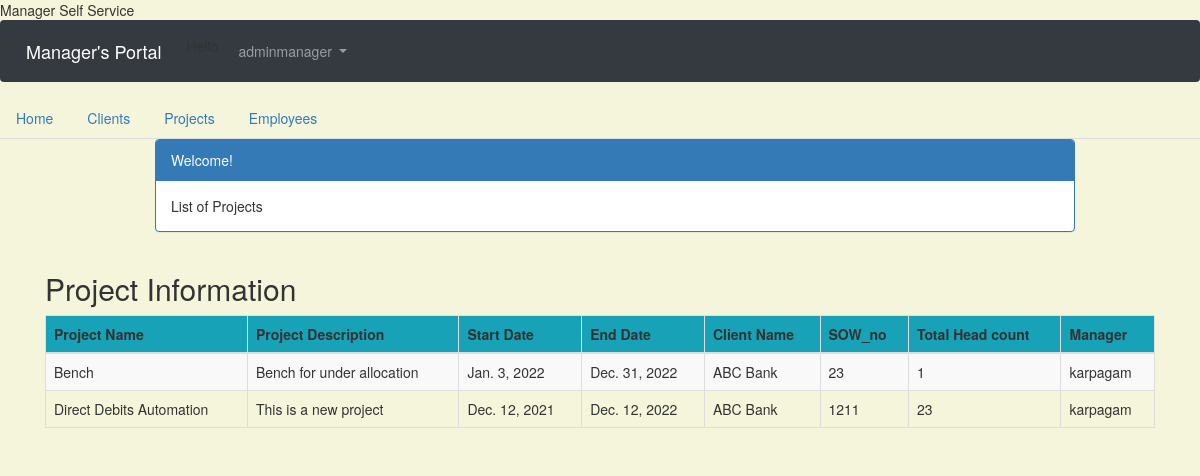
/manager/project_list/ (signed in), run on the app's committed database.
### users/models.py (models this page shows)
class CustomUser(AbstractUser):
    department = models.CharField(max_length=50, default=' ', null=True, blank=True)
    cell_phone = models.CharField(max_length=50, default='(402)000-0000')
    date_of_joining = models.DateField(null=True, blank=True)
    employee_ID = models.CharField(max_length=50, default=' ', null=True, blank=True)
    office_location = models.CharField(max_length=50, default=' ', null=True, blank=True)
    designation = models.CharField(max_length=50, default=' ', null=True, blank=True)

### manager/models.py (models this page shows, shortened)
class Project(models.Model):
    project_name = models.CharField(max_length=50, blank=False, null=False, default=' ')
    project_description = models.CharField(max_length=50, blank=False, null=False, default=' ')
    start_date = models.DateField(null=True, blank=True)
    end_date = models.DateField(null=True, blank=True)
    client_name = models.ForeignKey(Client, related_name='client', max_length=50, blank=False, null=False, default=' ',
                                    on_delete=models.DO_NOTHING)
    SOW_no = models.CharField(max_length=50, blank=False, null=False, default=' ')
    total_headcount = models.IntegerField(blank=False, null=False, default=' ')
    manager = models.ForeignKey(get_user_model(), on_delete=models.CASCADE)

class Client(models.Model):
    client_name = models.CharField(max_length=50, blank=False, null=False, default=' ')
    POC_client = models.CharField(max_length=50, blank=False, null=False, default=' ')
    POC_manager = models.ForeignKey(get_user_model(), on_delete=models.CASCADE)
    def __str__(self):
        return self.client_name

### manager/views.py (the view)
# urls.py: path('project_list/', views.project_list, name='project_list'),
@login_required
def project_list(request):
    project = Project.objects.all()
    return render(request, 'project_list.html',
                  {'projects': project})

### templates/project_list.html (shortened to what this page needs)
{% extends 'base.html' %}
{% block content %}
 <html>
    <head>
        <link rel="stylesheet" href="https://maxcdn.bootstrapcdn.com/bootstrap/3.3.4/css/bootstrap.min.css">
    </head>
    <body>
    <div class="container">
        <div class="row">
            <div class="col-md-10 col-md-offset-1">
                <div class="panel panel-primary">
                    <div class="panel-heading">Welcome!</div>
                    <div class="panel-body">
                        List of Projects
                    </div>
                </div>
            </div>
        </div>
    </div>
    <div class="row">
        <h2 style="padding-left: 15Px">Project Information</h2>
    </div>
    <div>
        <table class="table table-striped table-bordered table-hover">
            <thead>
            <tr class="bg-info">
                <th>Project Name</th>
                <th>Project Description</th>
                <th>Start Date</th>
                <th>End Date</th>
                <th>Client Name</th>
                <th>SOW_no</th>
                <th>Total Head count</th>
                <th>Manager</th>
            </tr>
            </thead>
            <tbody>
            {% for project in projects %}
                <tr>
                    <td>{{ project.project_name }}</td>
                    <td>{{ project.project_description }}</td>
                    <td>{{ project.start_date }}</td>
                    <td>{{ project.end_date }}</td>
                    <td>{{ project.client_name }}</td>
                    <td>{{ project.SOW_no }}</td>
                    <td>{{ project.total_headcount }}</td>
                    <td>{{ project.manager }}</td>
                </tr>
            {% endfor %}
            </tbody>
        </table>
    </div>
        </body>
    </html>
{% endblock content %}

### templates/base.html (shortened to what this page needs)
<!doctype html>
<html lang="en">
  <head>
    <link rel="stylesheet" href="https://stackpath.bootstrapcdn.com/bootstrap/4.1.3/css/bootstrap.min.css">
    <name>{% block name %}Manager Self Service{% endblock name %}</name>
  </head>
  <body>
 <nav class="navbar navbar-expand-md navbar-dark bg-dark mb-4">
      <a class="navbar-brand" href="{% url 'home' %}">Manager's Portal</a>
     {% if user.is_authenticated %}
        <ul class="navbar-nav mr-auto">
          <p>Hello<p>
        </ul>
      {% endif %}
      <div class="collapse navbar-collapse" id="navbarCollapse">
        {% if user.is_authenticated %}
          <ul class="navbar-nav ml-auto">
            <li class="nav-item">
              <a class="nav-link dropdown-toggle" href="#" id="userMenu"\
              data-toggle="dropdown" aria-haspopup="true" aria-expanded\
              ="false">
                {{ user.username }}
              </a>
            </li>
          </ul>
        {% endif %}
      </div>
    </nav>
<div>
     <ul class="nav nav-tabs">
  <li class="nav-item">
    <a class="nav-link" href="{%  url 'home' %}">Home</a>
  </li>
  <li class="nav-item">
    <a class="nav-link" href="{%  url 'client_list' %}">Clients</a>
  </li>
  <li class="nav-item">
    <a class="nav-link" href="{%  url 'project_list' %}">Projects</a>
  </li>
  <li class="nav-item">
    <a class="nav-link" href="{%  url 'employee_list' %}">Employees</a>
  </li>
</ul>
 </div>
<div class="container">
      {% block content %}
      {% endblock content %}
    </div>
  </body>
</html>

### templates/project_list.html (style rules this page uses)
body { background-color: beige; }

### data on the page
CustomUser: username "adminmanager"
Project: project_name "Bench", project_description "Bench for under allocation", start_date "Jan. 3, 2022", end_date "Dec. 31, 2022", client_name "ABC Bank", SOW_no "23", total_headcount "1", manager "karpagam"
Project: project_name "Direct Debits Automation", project_description "This is a new project", start_date "Dec. 12, 2021", end_date "Dec. 12, 2022", client_name "ABC Bank", SOW_no "1211", total_headcount "23", manager "karpagam"
